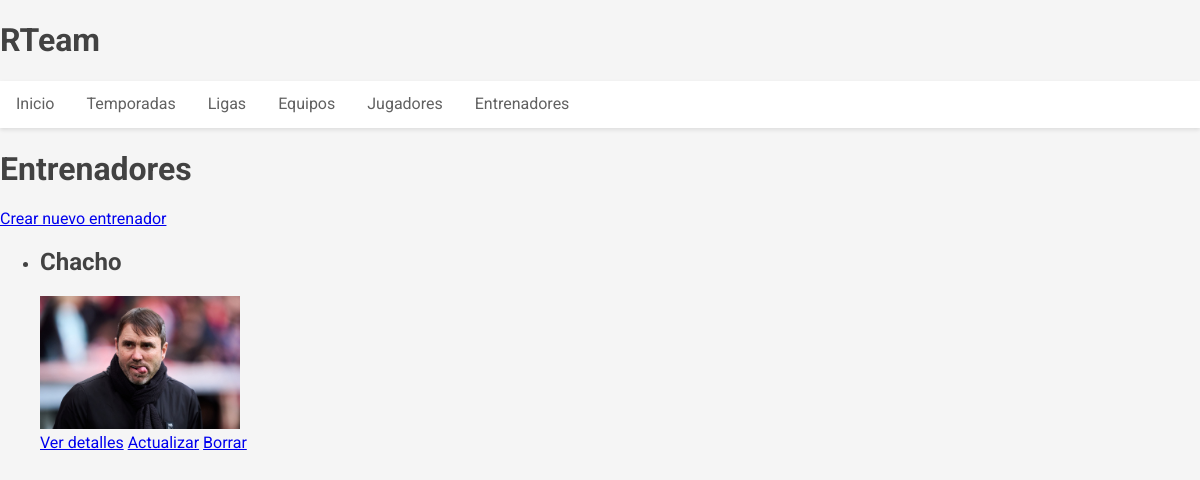
Page /entrenadores/ on the earlier database version.
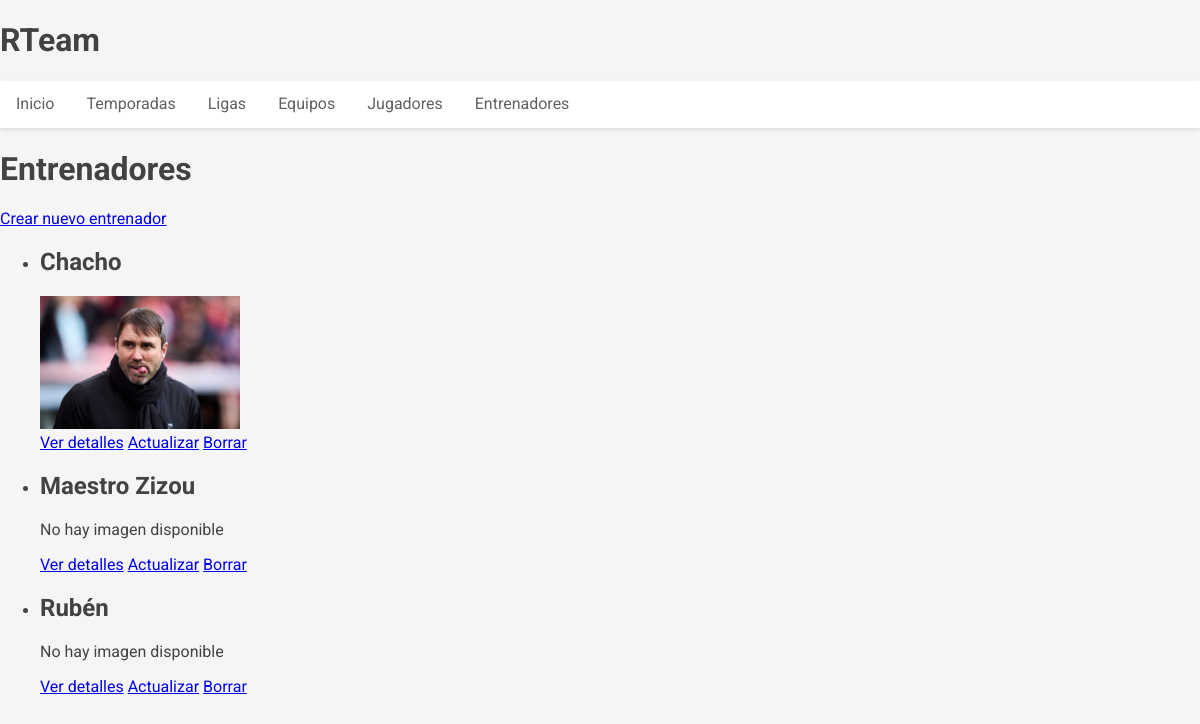
Same page on the later database version.
### RTeam_app/models.py (models this page shows, shortened)
class Entrenador(models.Model):
    nombre = models.CharField(max_length=100)
    foto = models.ImageField(upload_to='entrenadores/', null=True, blank=True)
    fecha_creacion = models.DateTimeField(auto_now_add=True)
    fecha_actualizacion = models.DateTimeField(auto_now=True)
    class Meta:
        verbose_name_plural = "Entrenadores"

### RTeam_app/views.py (the view)
# urls.py: path('entrenadores/', views.EntrenadorListView.as_view(), name='entrenador_list'),
class EntrenadorListView(ListView):
    model = Entrenador
    template_name = 'entrenadores/entrenador_list.html'
    context_object_name = 'entrenadores'

### templates/entrenadores/entrenador_list.html
{% extends 'base.html' %}
{% block contenido %}
    <h1>Entrenadores</h1>
    <a href="{% url 'entrenador_create' %}">Crear nuevo entrenador</a>
    <ul>
        {% for entrenador in entrenadores %}
            <li>
                <h2>{{ entrenador.nombre }}</h2>
                <div>
                    {% if entrenador.foto %}
                        <img src="{{ entrenador.foto.url }}" alt="Imagen de {{ entrenador.nombre }}"
                             style="max-width: 200px; max-height: 200px;">
                    {% else %}
                        <p>No hay imagen disponible</p>
                    {% endif %}
                </div>
                <a href="{% url 'entrenador_detail' entrenador.id %}">Ver detalles</a>
                <a href="{% url 'entrenador_update' entrenador.id %}">Actualizar</a>
                <a href="{% url 'entrenador_delete' entrenador.id %}">Borrar</a>
            </li>
        {% empty %}
            <li>No hay entrenadores disponibles.</li>
        {% endfor %}
    </ul>
{% endblock %}

Differences in the rows shown:
added Entrenador: nombre "Maestro Zizou", foto "No hay imagen disponible"
added Entrenador: nombre "Rubén", foto "No hay imagen disponible"
